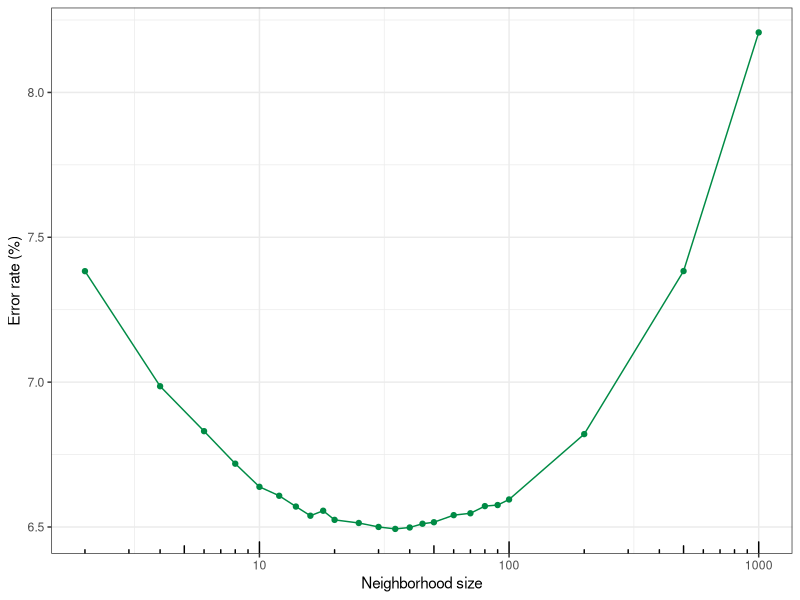

R code for this plot:
library(ggplot2)

results = matrix(c(2,92.61694108677742,
                   4,93.01412269591629,
                   6,93.16921412146625,
                   8,93.28142100020904,
                   10,93.36134918780665,
                   12,93.39224450647419,
                   14,93.42944185531768,
                   16,93.46110571425058,
                   18,93.44389041230649,
                   20,93.47540056318631,
                   25,93.48616012690137,
                   30,93.49984014362481,
                   35,93.50660329795998,
                   40,93.50168464026167,
                   45,93.4887731638036,
                   50,93.48354708999913,
                   60,93.45910750956064,
                   70, 93.4526517713316,
                   80,93.42790477478697,
                   90,93.42421578151323,
                   100,93.40500227487918,
                   200,93.17935885296903,
                   500,92.61663367067128,
                   1000,91.79291221425673
                   ),
            ncol=2,byrow=TRUE)

index = results[,1]
precision = 100 - results[,2]

(ggplot(NULL, aes(index))  + scale_x_log10() + annotation_logticks(sides="b") +
   ylab("Error rate (%)") + xlab("Neighborhood size") + theme_bw() #+ theme(legend.position="bottom")
 +geom_line(aes(y=precision), colour="springgreen4", linetype = "solid") + geom_point(aes(y=precision), colour="springgreen4", fill="springgreen4") 
)